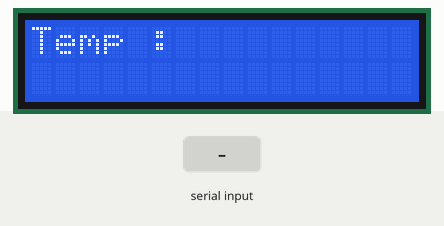
Bench run of a sketch on a simulated Arduino Uno, built with avr-gcc and run on an emulated ATmega328P. On the bench: 16×2 character LCD. Inputs (shaded band) come from the test bench.

Above: at 1.2 s.
1.3 s: byte 30 received over Serial
At 2.1 s:
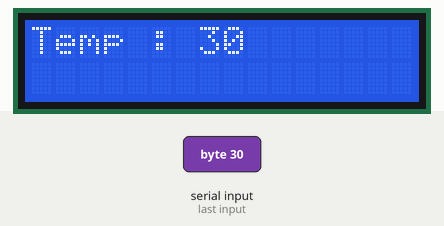
2.8 s: byte 90 received over Serial
At 3.2 s:
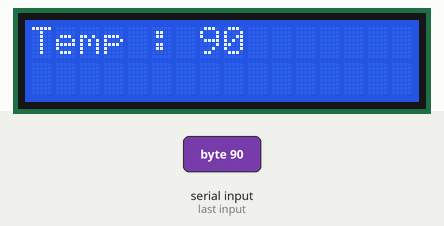
4.3 s: byte 120 received over Serial
At 5.6 s:
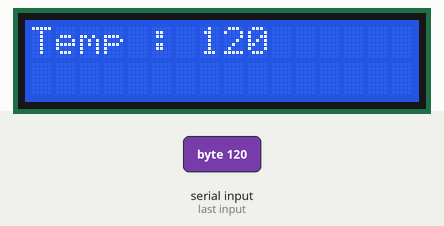
Timing chart, 0 to 7.3 s (numbered marks = the images above; inputs shaded):
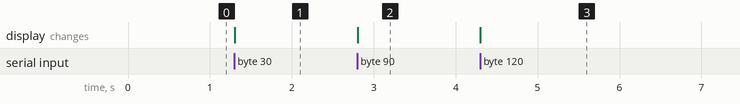

The sketch:

C_serial.ino
```cpp
#include<LiquidCrystal.h> //Libreria para el LCD

LiquidCrystal lcd(8, 9, 10, 11, 12, 13);//Inicializacion de la pantalla

void setup() {
  // put your setup code here, to run once:
  Serial.begin(9600);
  lcd.begin(16, 2);//Se inicializa la pantalla
  lcd.clear();
  lcd.setCursor(0,0);
  lcd.print("Temp :");
}

void loop() {
  // put your main code here, to run repeatedly:
  if(Serial.available()){
    int dato = Serial.read();
    lcd.setCursor(7,0);
    lcd.print(dato);
    lcd.print("   ");
  }
}
```

Measured:
- after the input at 1.3 s, the display: changes at once (image 1)
- after the input at 2.8 s, the display: changes at once (image 2)
- after the input at 4.3 s, the display: changes at once (image 3)
